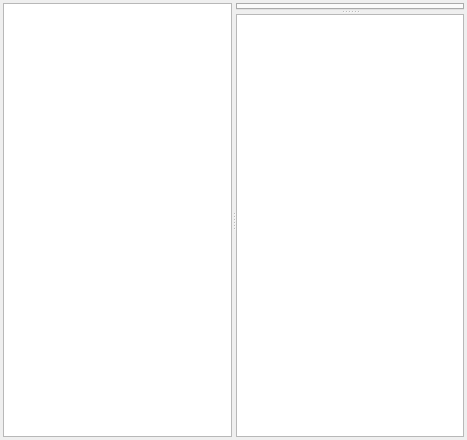
<?xml version="1.0" encoding="UTF-8"?>
<ui version="4.0">
 <class>MainWindow</class>
 <widget class="QWidget" name="MainWindow">
  <property name="geometry">
   <rect>
    <x>0</x>
    <y>0</y>
    <width>467</width>
    <height>440</height>
   </rect>
  </property>
  <property name="windowTitle">
   <string>MainWindow</string>
  </property>
  <property name="locale">
   <locale language="English" country="UnitedStates"/>
  </property>
  <layout class="QVBoxLayout" name="verticalLayout_4" stretch="0,1">
   <property name="margin">
    <number>3</number>
   </property>
   <item>
    <layout class="QVBoxLayout" name="topLayout">
     <property name="sizeConstraint">
      <enum>QLayout::SetDefaultConstraint</enum>
     </property>
    </layout>
   </item>
   <item>
    <widget class="QSplitter" name="vSplitter">
     <property name="frameShape">
      <enum>QFrame::NoFrame</enum>
     </property>
     <property name="orientation">
      <enum>Qt::Horizontal</enum>
     </property>
     <property name="opaqueResize">
      <bool>true</bool>
     </property>
     <property name="childrenCollapsible">
      <bool>false</bool>
     </property>
     <widget class="QTreeWidget" name="projectTree">
      <property name="horizontalScrollBarPolicy">
       <enum>Qt::ScrollBarAsNeeded</enum>
      </property>
      <property name="editTriggers">
       <set>QAbstractItemView::NoEditTriggers</set>
      </property>
      <property name="showDropIndicator" stdset="0">
       <bool>true</bool>
      </property>
      <property name="rootIsDecorated">
       <bool>true</bool>
      </property>
      <property name="animated">
       <bool>true</bool>
      </property>
      <attribute name="headerVisible">
       <bool>false</bool>
      </attribute>
      <column>
       <property name="text">
        <string notr="true">1</string>
       </property>
      </column>
     </widget>
     <widget class="QWidget" name="codeAndErrorsWidget" native="true">
      <layout class="QVBoxLayout" name="verticalLayout_3">
       <property name="margin">
        <number>0</number>
       </property>
       <item>
        <widget class="QSplitter" name="hSplitter">
         <property name="orientation">
          <enum>Qt::Vertical</enum>
         </property>
         <widget class="QTabWidget" name="codeTabs">
          <property name="tabShape">
           <enum>QTabWidget::Rounded</enum>
          </property>
          <property name="documentMode">
           <bool>false</bool>
          </property>
          <property name="tabsClosable">
           <bool>true</bool>
          </property>
          <property name="movable">
           <bool>true</bool>
          </property>
         </widget>
         <widget class="QColumnView" name="errorTable">
          <property name="editTriggers">
           <set>QAbstractItemView::NoEditTriggers</set>
          </property>
          <property name="selectionMode">
           <enum>QAbstractItemView::SingleSelection</enum>
          </property>
          <property name="selectionBehavior">
           <enum>QAbstractItemView::SelectRows</enum>
          </property>
          <property name="resizeGripsVisible">
           <bool>false</bool>
          </property>
         </widget>
        </widget>
       </item>
      </layout>
     </widget>
    </widget>
   </item>
  </layout>
 </widget>
 <layoutdefault spacing="6" margin="11"/>
 <resources/>
 <connections/>
</ui>
